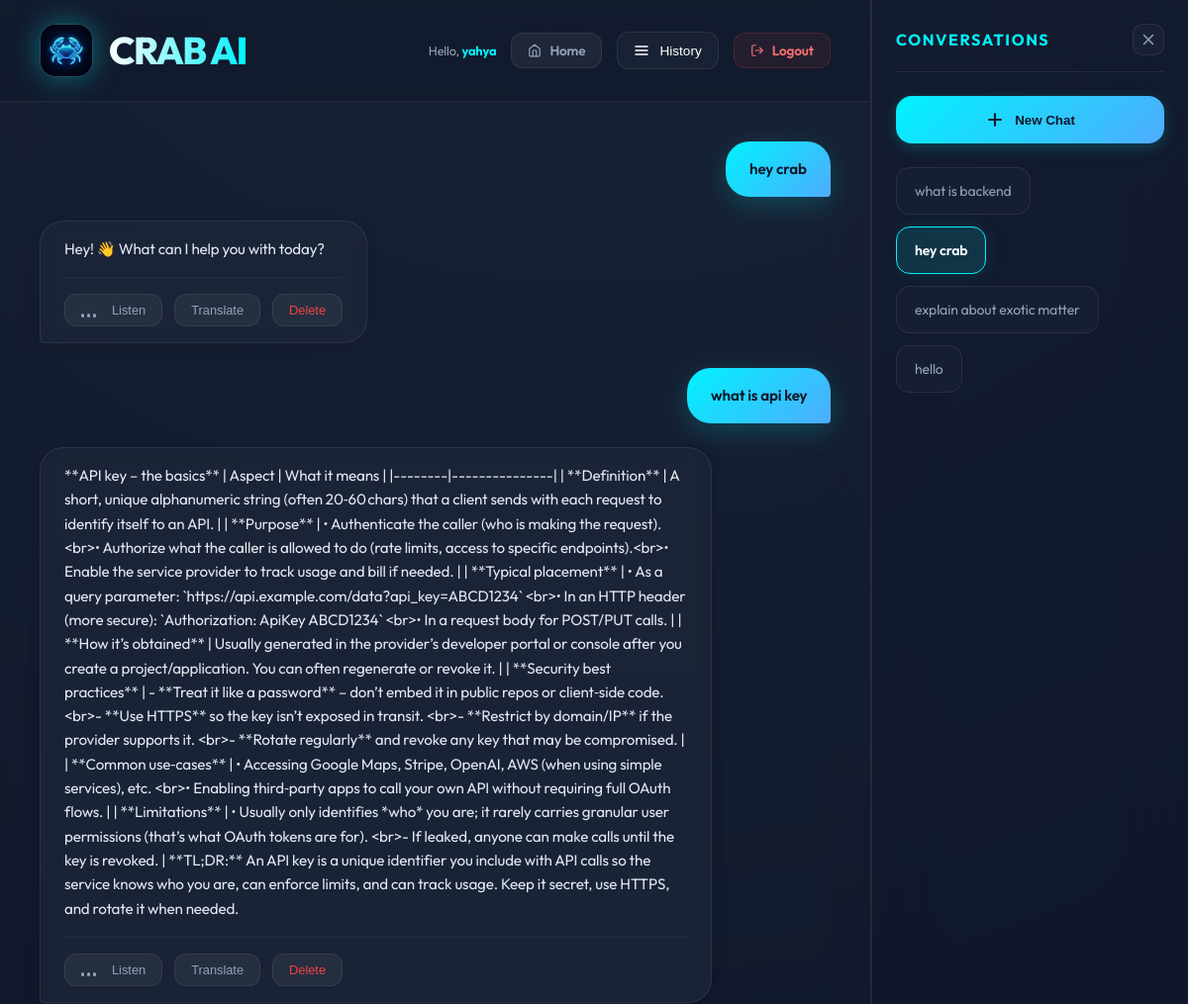
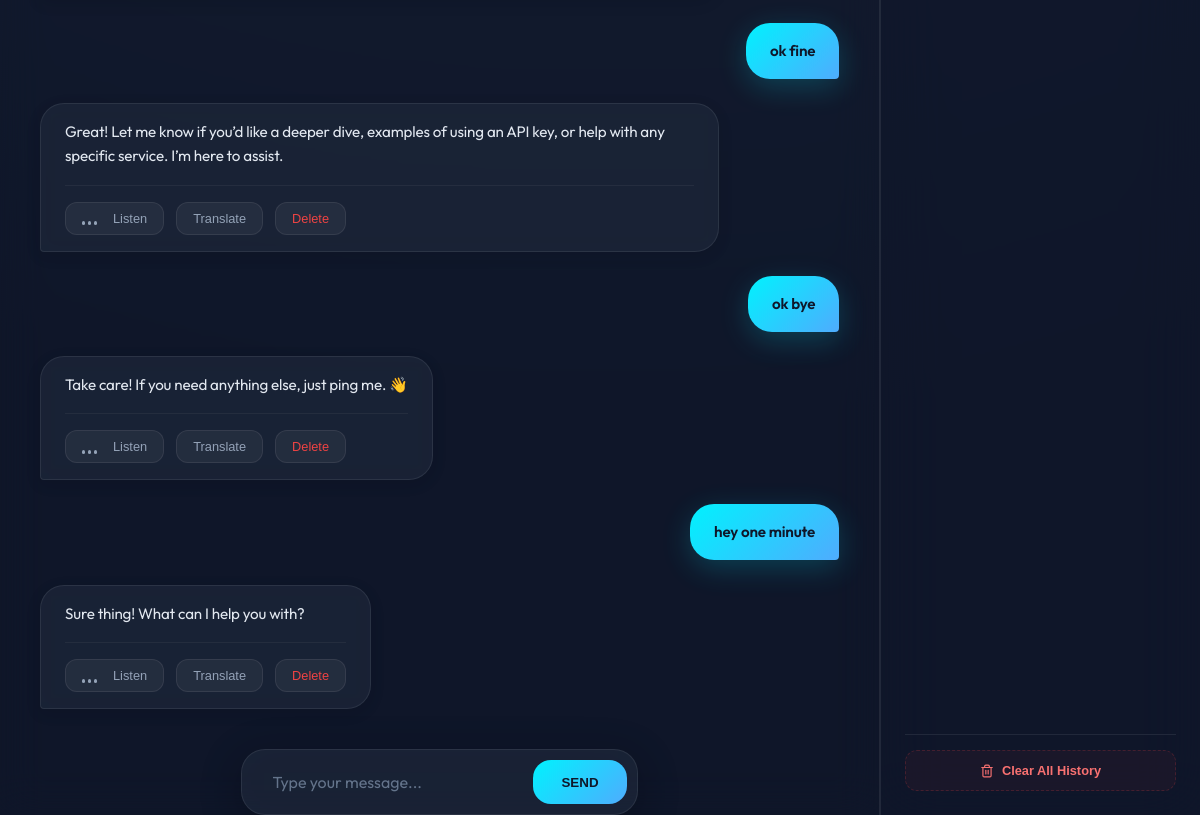
/app/8 (signed in), run on the app's committed database (2 pictures, top to bottom).
### tables this page shows
CREATE TABLE history (id INTEGER PRIMARY KEY AUTOINCREMENT, user_id INTEGER, query TEXT, result TEXT, timestamp DATETIME DEFAULT CURRENT_TIMESTAMP, chat_id INTEGER REFERENCES chats(id), FOREIGN KEY (user_id) REFERENCES users (id));

CREATE TABLE chats 
                 (id INTEGER PRIMARY KEY AUTOINCREMENT, 
                  user_id INTEGER,
                  title TEXT,
                  timestamp DATETIME DEFAULT CURRENT_TIMESTAMP,
                  FOREIGN KEY (user_id) REFERENCES users (id));

### app.py (the view)
@app.route("/app")
@app.route("/app/<int:chat_id>")
@login_required
def app_interface(chat_id=None):
    conn = get_db_connection()
    chats = conn.execute('SELECT * FROM chats WHERE user_id = ? ORDER BY timestamp DESC',
                         (session['user_id'],)).fetchall()
    active_chat_id = chat_id
    history = []
    if active_chat_id:
        history = conn.execute('SELECT * FROM history WHERE chat_id = ? ORDER BY timestamp ASC',
                               (active_chat_id,)).fetchall()
    conn.close()
    return render_template("index.html", history=history, chats=chats, active_chat_id=active_chat_id)

### app.py (called while the page is built)
def get_db_connection():
    conn = sqlite3.connect(DB_PATH, timeout=30)  # Add timeout to prevent locks
    conn.row_factory = sqlite3.Row
    return conn

def login_required(f):
    @wraps(f)
    def decorated_function(*args, **kwargs):
        if 'user_id' not in session:
            if request.args.get('ajax') == 'true' or request.headers.get('X-Requested-With') == 'XMLHttpRequest':
                return {"error": "Session expired. Please log in again.", "auth_error": True}, 401
            return redirect(url_for('login'))
        return f(*args, **kwargs)
    return decorated_function

### templates/index.html (shortened to what this page needs)
<!DOCTYPE html>
<html lang="en">
<head>
</head>
<body data-active-chat-id="{{ active_chat_id | tojson }}">
    <div class="app-wrapper">
        <div class="container">
            <header>
                <div class="logo-area">
                    <img src="{{ url_for('static', filename='crab_logo.png') }}" alt="Logo">
                    <h1>CRAB AI</h1>
                </div>
                <div style="display: flex; gap: 15px; align-items: center;">
                    <span style="color: #94a3b8; font-size: 0.8rem;">Hello, <strong
                            style="color: var(--primary-color);">{{ session.get('username') }}</strong></span>
                    <a href="/" class="home-btn" title="Go to Home">
                        <svg width="14" height="14" viewBox="0 0 24 24" fill="none" stroke="currentColor"
                            stroke-width="2" stroke-linecap="round" stroke-linejoin="round">
                            <path d="M3 9l9-7 9 7v11a2 2 0 0 1-2 2H5a2 2 0 0 1-2-2z"></path>
                            <polyline points="9 22 9 12 15 12 15 22"></polyline>
                        </svg>
                        Home
                    </a>
                    <button class="sidebar-toggle" onclick="toggleSidebar()">
                        <svg width="16" height="16" viewBox="0 0 24 24" fill="none" stroke="currentColor"
                            stroke-width="2" stroke-linecap="round" stroke-linejoin="round">
                            <line x1="3" y1="12" x2="21" y2="12"></line>
                            <line x1="3" y1="6" x2="21" y2="6"></line>
                            <line x1="3" y1="18" x2="21" y2="18"></line>
                        </svg>
                        History
                    </button>
                    <a href="/logout" class="logout-btn">
                        <svg width="14" height="14" viewBox="0 0 24 24" fill="none" stroke="currentColor"
                            stroke-width="2" stroke-linecap="round" stroke-linejoin="round">
                            <path d="M9 21H5a2 2 0 0 1-2-2V5a2 2 0 0 1 2-2h4"></path>
                            <polyline points="16 17 21 12 16 7"></polyline>
                            <line x1="21" y1="12" x2="9" y2="12"></line>
                        </svg>
                        Logout
                    </a>
                </div>
            </header>
            <div id="chat-window">
                {% if not history %}
                <div class="message ai-message">
                    Hello! I am CRAB, your AI assistant. How can I help you today?
                </div>
                {% else %}
                {% for item in history %}
                <div class="message user-message" id="msg-u-{{ item.id }}">{{ item.query }}</div>
                <div class="message ai-message" id="msg-a-{{ item.id }}">
                    <div class="markdown-body content-raw" data-markdown="{{ item.result | forceescape }}">
                        {{ item.result }}
                    </div>
                    <div class="chat-actions">
                        <button class="action-btn" data-result="{{ item.result | forceescape }}"
                            onclick="speakText(this, this.dataset.result)">
                            <div class="voice-wave">
                                <div class="bar"></div>
                                <div class="bar"></div>
                                <div class="bar"></div>
                            </div>
                            Listen
                        </button>
                        <button class="action-btn translate-btn"
                            onclick="translateText(this.closest('.ai-message'))">Translate</button>
                        <button class="action-btn" style="color: #ef4444;" data-id="{{ item.id }}"
                            onclick="deleteMessage(this.dataset.id, this.closest('.ai-message'), this.closest('.ai-message').previousElementSibling)">Delete</button>
                    </div>
                </div>
                {% endfor %}
                {% endif %}
            </div>
            <form class="input-area" id="chat-form">
                <input type="text" id="user-input" placeholder="Type your message..." autocomplete="off" required>
                <button type="submit" class="send-btn">SEND</button>
            </form>
        </div>
        <aside class="sidebar" id="app-sidebar">
            <div class="sidebar-header">
                <span class="sidebar-title">Conversations</span>
                <div style="display: flex; gap: 10px; align-items: center;">
                    <button class="close-sidebar" onclick="toggleSidebar()">
                        <svg width="18" height="18" viewBox="0 0 24 24" fill="none" stroke="currentColor"
                            stroke-width="2" stroke-linecap="round" stroke-linejoin="round">
                            <line x1="18" y1="6" x2="6" y2="18"></line>
                            <line x1="6" y1="6" x2="18" y2="18"></line>
                        </svg>
                    </button>
                </div>
            </div>
            <button class="new-chat-btn" onclick="location.href='/new_chat'">
                <svg width="20" height="20" viewBox="0 0 24 24" fill="none" stroke="currentColor" stroke-width="2.5"
                    stroke-linecap="round" stroke-linejoin="round">
                    <line x1="12" y1="5" x2="12" y2="19"></line>
                    <line x1="5" y1="12" x2="19" y2="12"></line>
                </svg>
                New Chat
            </button>
            <div class="history-list" id="sidebar-history">
                {% if chats %}
                {% for chat in chats %}
                <div class="chat-item-container">
                    <div class="history-item {{ 'active' if active_chat_id == chat.id }}" data-id="{{ chat.id }}"
                        onclick="location.href='/app/' + this.dataset.id">
                        {{ chat.title }}
                    </div>
                </div>
                {% endfor %}
                {% endif %}
            </div>
            <div style="padding-top: 15px; border-top: 1px solid var(--glass-border); margin-top: auto;">
                <button class="clear-all-btn" onclick="clearAllHistory()">
                    Clear All History
                </button>
            </div>
        </aside>
    </div>
</body>
</html>

### data on the page
history: query "hey crab", result "Hey! 👋 What can I help you with today?"
history: query "what is api key", result "**API key – the basics** | Aspect | What it means | |--------|---------------| | **Definition** | A short, unique alphanumeric string (often 20‑60 chars) that a client sends with each request to identify itself to an API. | | **Purpose** | • Authenticate the caller (who is making the request).<br>• Authorize what the caller is allowed to do (rate limits, access to specific endpoints).<br>• Enable the service provider to track usage and bill if needed. | | **Typical placement** | • As a query parameter: `https://api.example.com/data?api_key=ABCD1234` <br>• In an HTTP header (more secure): `Authorization: ApiKey ABCD1234` <br>• In a request body for POST/PUT calls. | | **How it’s obtained** |…"
history: query "ok fine", result "Great! Let me know if you’d like a deeper dive, examples of using an API key, or help with any specific service. I’m here to assist."
history: query "ok bye", result "Take care! If you need anything else, just ping me. 👋"
history: query "hey one minute", result "Sure thing! What can I help you with?"
chats: title "what is backend"
chats: title "hey crab"
chats: title "explain about exotic matter"
chats: title "hello"

### other printed values
{{ session.get('username') }} "yahya"
